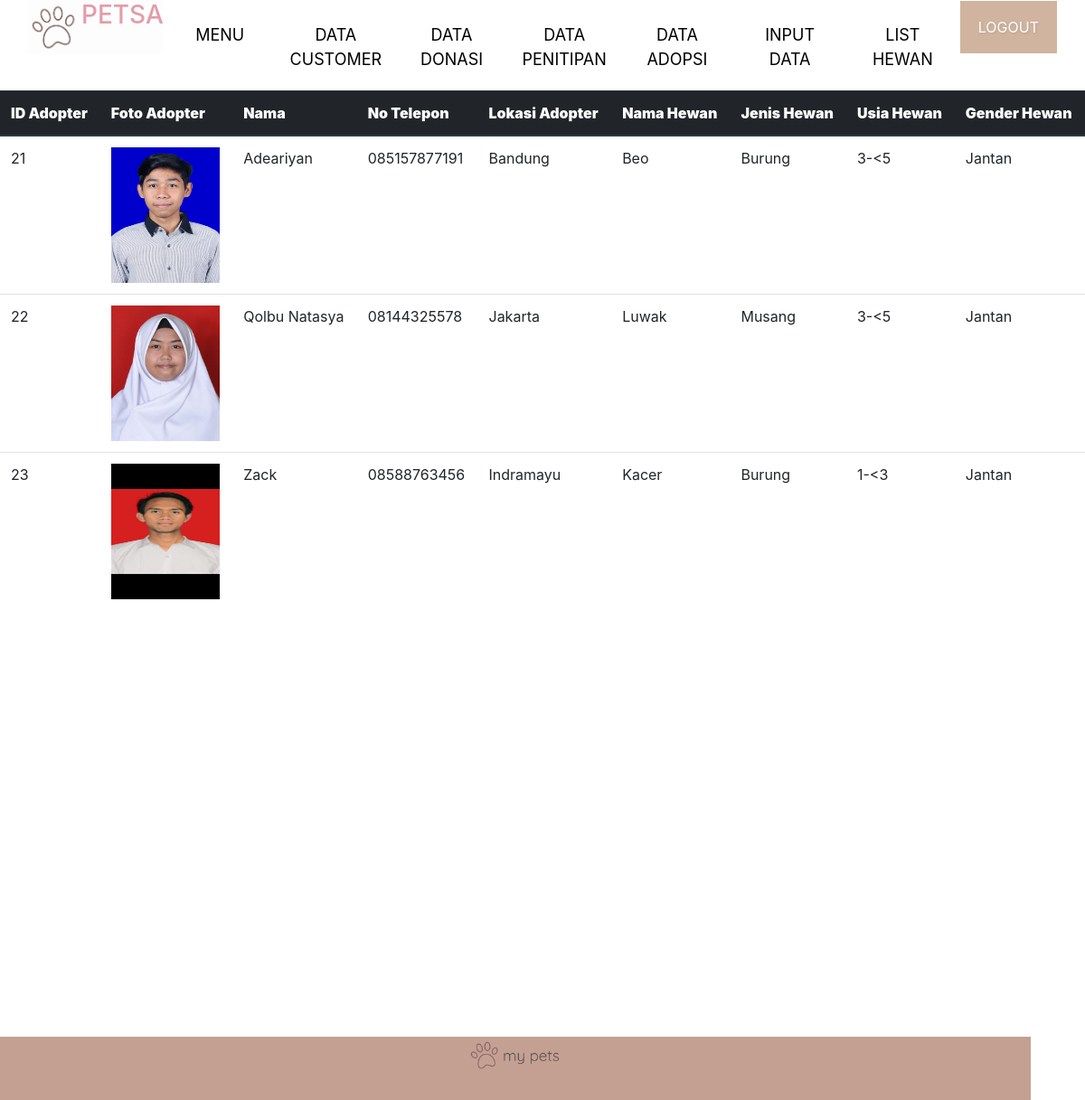
Page /admin/dataadopsi.php on the committed database.
### tables this page shows
CREATE TABLE `data_adopsi` (
  `id` int(10) NOT NULL,
  `foto_adopter` varchar(255) NOT NULL,
  `nama_adopter` varchar(255) NOT NULL,
  `no_telepon` varchar(50) NOT NULL,
  `lokasi_adopter` varchar(255) NOT NULL,
  `nama_hewan` varchar(255) NOT NULL,
  `jenis_hewan` varchar(100) NOT NULL,
  `usia_hewan` varchar(255) NOT NULL,
  `gender_hewan` varchar(255) NOT NULL
);

### admin/dataadopsi.php (the view, shortened to what this page needs)
<!DOCTYPE html>
<html>
<head>
	<link rel="stylesheet" type="text/css" href="../assets/style.css">
  <link rel="stylesheet" href="https://maxcdn.bootstrapcdn.com/bootstrap/4.0.0/css/bootstrap.min.css"
 />
</head>
<body>
<header>
  <div id="wrapper">
  <div id="header">
      <nav>
        <ul class="nav-header">
          <a href="index.html" id="logo"><img src="../assets/image/ikon.png" width="60px"></a>
          <h3 style="color: #e39cab; font-family: ">PETSA</h3>
          <li><a href="indexadmin.php">MENU</a></li>
          <li><a href="datacustomer.php">DATA CUSTOMER</a></li>
          <li><a href="datadonasi.php">DATA DONASI</a></li>
          <li><a href="datatitip.php">DATA PENITIPAN</a></li>
          <li><a href="dataadopsi.php">DATA ADOPSI</a></li>
          <li><a href="datahewan.php">INPUT DATA</a></li>
          <li><a href="../admin/datalisthewan.php">LIST HEWAN</a></li>
          <button><a href="../logout.php">LOGOUT</a></button>
        </ul>
      </nav>
<br>
  </div>
</header>
              <table class="table table-hover">
                <thead class="thead-dark">
                  <tr>
                    <th scope="col"><b>ID Adopter</b></td>
                    <th scope="col"><b>Foto Adopter</b></td>
                    <th scope="col"><b>Nama</b></td>
                    <th scope="col"><b>No Telepon</b></td>
                    <th scope="col"><b>Lokasi Adopter</b></td>
                    <th scope="col"><b>Nama Hewan</b></td>
                    <th scope="col"><b>Jenis Hewan</b></td>
                    <th scope="col"><b>Usia Hewan</b></td>
                    <th scope="col"><b>Gender Hewan</b></td>
                  </tr>
                </thead>
                <tbody>
                  <?php
            include_once("../config.php");
            $results = mysqli_query($conn, "SELECT * FROM data_adopsi");
              while ($res = mysqli_fetch_array($results)):
            ?>
           <tr>
                <td> <?=$res['id']?> </td>
                <td scope="row"> <?='<img src="../image/'.$res['foto_adopter'] .'" style="width: 120px; height:150px ">'?>
                <td> <?=$res['nama_adopter']?> </td>
                <td> <?=$res['no_telepon']?></td>
                <td> <?=$res['lokasi_adopter']?> </td>
                <td> <?=$res['nama_hewan']?> </td>
                <td> <?=$res['jenis_hewan']?> </td>
                <td> <?=$res['usia_hewan']?> </td>
                <td> <?=$res['gender_hewan']?> </td>
              </tr>
            <?php
            endwhile;
             ?>
                </tbody>
      </table>
<main>
<br/>
</main>
<br/><br/>
<br/><br/>
<br/><br/>
<br/><br/>
<br/><br/>
<br/><br/>
<br/><br/>
<br/><br/>
<br/><br/>
  <footer >
<div class="container2" >
  <div class="box4" >
    <img src="../assets/image/logo.png" width="100%" >
  </footer>
  </body>
</html>

### assets/style.css (style rules this page uses)
body { font-family: 'DM Sans', sans-serif; }
#header { height: 100px; background-color: white; width: 95%; margin: auto; border-bottom: #C4A092; }
.nav-header { padding:0; margin: auto; list-style-type: none; background-color: #FDFDFD; height: 60px; display: flex; width: 100%; flex-direction: row; }
.nav-header > li { width: 180px; background-color: #FFFFFF; padding: 15px; padding-top: 25px; text-align: center; color: black; font-size: 18px; }
a:link { color: black; text-decoration: none; }
button { color: #FFFFFF; background-color: #C4A092; border-color: #C4A092; border-radius: 15%; font-size: large; padding: 10px; margin-top: 10px; box-shadow: none; }
button a:link { color: white; text-decoration: none; }
.container2 { display: flex; height: 70px; width: 95%; padding-bottom: 2%; background-color: #C4A092; }
.box4 { width: 10%; margin: auto; height: 50px; }
h3 { text-align: center; font-weight: bold; }
.form-login input[type="button"], .form-login input[type="submit"], button { background: #D0B49F; padding: 8px 20px 8px 20px; border-radius: 5px; color: white; text-shadow: 1px 1px 3px rgba(0, 0, 0, 0.12); font: normal 30px 'DM Sans', sans-serif; box-shadow: 0px 2px 2px 0px rgba(255, 255, 255, 0.17); border: 1px solid white; font-size: 15px; }
* { box-sizing: border-box; }
::placeholder { color: #C4A092; font-size: 15px; font-family: 'DM Sans', sans-serif; background-color: transparent; border-color: white; }

### rows in the picture
data_adopsi: id "21", foto_adopter (picture), nama_adopter "Adeariyan", no_telepon "085157877191", lokasi_adopter "Bandung", nama_hewan "Beo", jenis_hewan "Burung", usia_hewan "3-<5", gender_hewan "Jantan"
data_adopsi: id "22", foto_adopter (picture), nama_adopter "Qolbu Natasya", no_telepon "08144325578", lokasi_adopter "Jakarta", nama_hewan "Luwak", jenis_hewan "Musang", usia_hewan "3-<5", gender_hewan "Jantan"
data_adopsi: id "23", foto_adopter (picture), nama_adopter "Zack", no_telepon "08588763456", lokasi_adopter "Indramayu", nama_hewan "Kacer", jenis_hewan "Burung", usia_hewan "1-<3", gender_hewan "Jantan"
